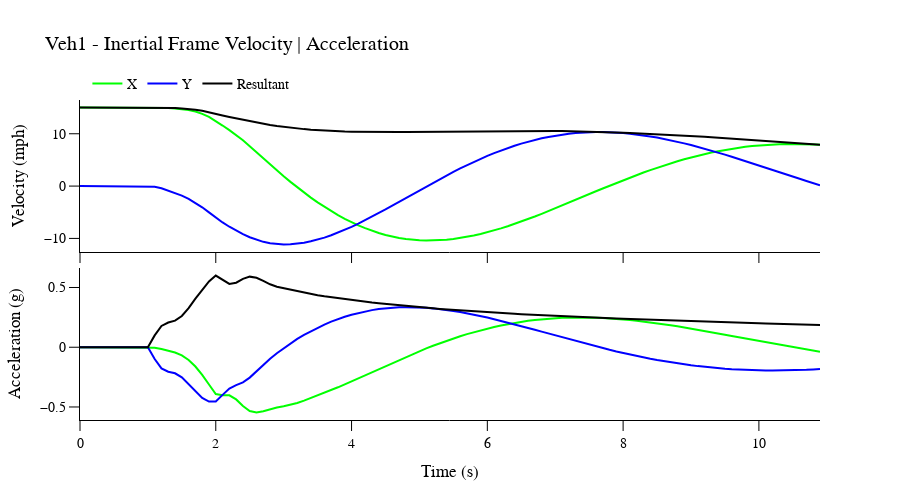
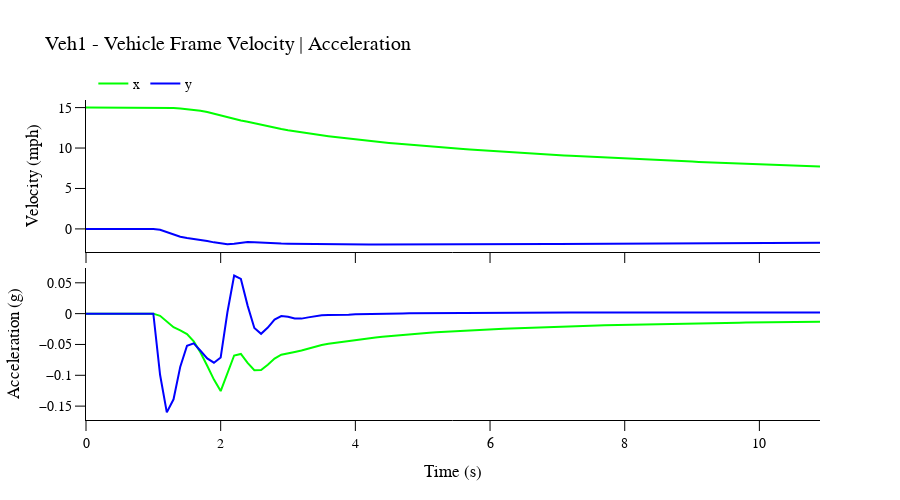
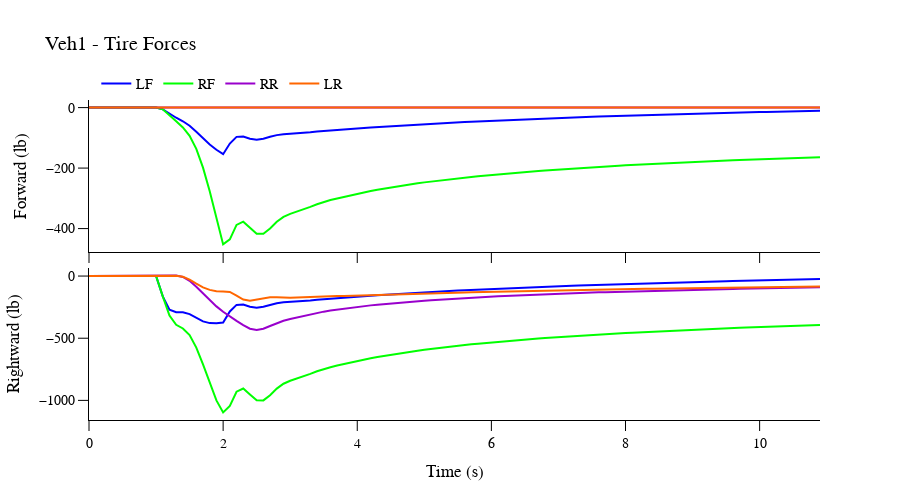
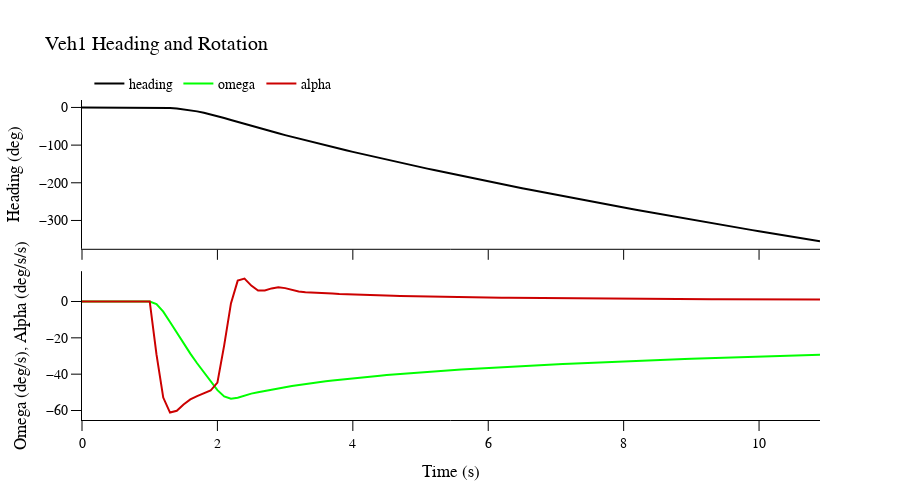

Here is the notebook cell these charts were saved with, in order:
### Markdown cell above
### Plot Motion

### Code cell
run.plot_model()
